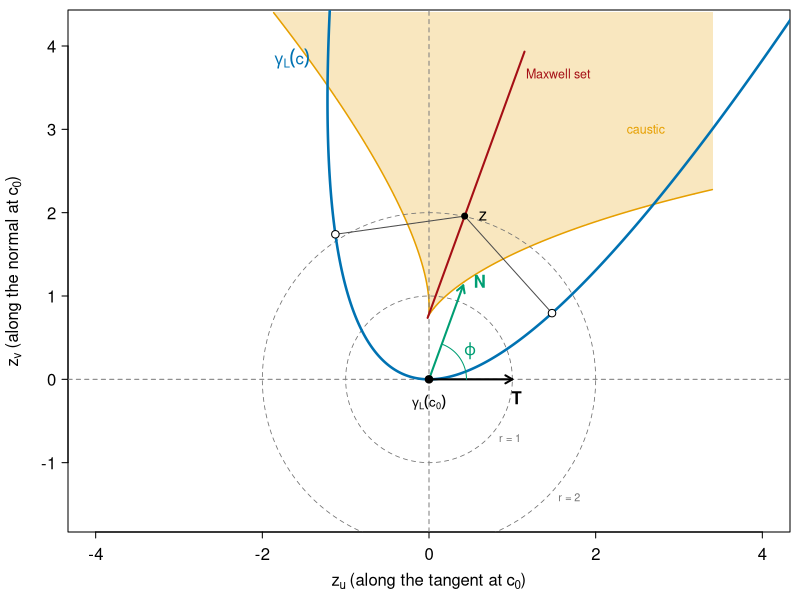

Write R code to recreate this figure.
# Figure 2 (Section 2.3): the model curve, velocity and acceleration, the
# caustic and the Maxwell set, for xi = 1.2 and phi = 70 degrees.
this_dir <- dirname(gsub("~+~", " ", sub("--file=", "", grep("--file=", commandArgs(), value = TRUE)), fixed = TRUE))
root <- dirname(this_dir)
args <- commandArgs(TRUE)
out <- if (length(args)) args[1] else file.path(root, "figures", "geom_schematic.pdf")
xi <- 1.2; phi <- 70*pi/180; cs <- cos(phi); sn <- sin(phi)
u <- function(t) t + 0.5*t^2*xi*cs; v <- function(t) 0.5*t^2*xi*sn
tt <- seq(-4, 4, length = 801)
dx <- 1 + tt*xi*cs; dy <- tt*xi*sn; sp <- sqrt(dx^2 + dy^2)
kap <- xi*sn/sp^3
ex <- u(tt) - dy/sp/kap; ey <- v(tt) + dx/sp/kap
ts <- -cs/xi
i0 <- which.min(abs(tt - ts)); cusp <- c(ex[i0], ey[i0])
z <- cusp + 1.3*c(cs, sn)
r <- sort(Re(polyroot(c(-z[1], 1 - xi*cs*z[1] - xi*sn*z[2], 1.5*xi*cs, 0.5*xi^2))))[c(1, 3)]
# three-root region from the discriminant (11)
gx <- seq(-3.4, 3.4, length = 400); gy <- seq(-1.8, 4.4, length = 400)
A <- xi^2/2; B <- 1.5*xi*cs
disc <- outer(gx, gy, function(a, b) {
  C <- 1 - xi*cs*a - xi*sn*b; K <- -a
  18*A*B*C*K - 4*B^3*K + B^2*C^2 - 4*A*C^3 - 27*A^2*K^2 })
# same sans-serif font, palette and axis style as the ggplot figures
COL_CURVE <- "#0072B2"; COL_CAUSTIC <- "#E69F00"; COL_MAXWELL <- "#A50F15"; COL_N <- "#009E73"
pdf(out, width = 6.2, height = 5, family = "Helvetica")
par(mar = c(3.4, 3.4, 0.5, 0.5), mgp = c(2.1, 0.6, 0), las = 1, tcl = -0.3)
plot(NA, xlim = c(-3.2, 3.2), ylim = c(-1.6, 4.2), asp = 1,
     xlab = expression(z[u] ~ "(along the tangent at" ~ c[0] * ")"), ylab = expression(z[v] ~ "(along the normal at" ~ c[0] * ")"))
# opaque tint (the caustic colour at 25% on white): transparency renders unevenly across PDF viewers
.filled <- function() image(gx, gy, (disc > 0) + 0, col = c(NA, "#F9E7BF"), add = TRUE)
.filled()
contour(gx, gy, disc, levels = 0, drawlabels = FALSE, add = TRUE, col = COL_CAUSTIC, lwd = 1.5)
th <- seq(0, 2*pi, length = 200)
for (R in 1:2) lines(R*cos(th), R*sin(th), col = "grey45", lty = 2, lwd = 0.8)
text(c(.72, 1.43), c(-.72, -1.43), c("r = 1", "r = 2"), cex = .65, col = "grey45", pos = 4)
abline(h = 0, lty = 2, col = "grey50"); abline(v = 0, lty = 2, col = "grey50")
lines(u(tt), v(tt), col = COL_CURVE, lwd = 2.5)
text(u(-2.6) - .1, v(-2.6), expression(gamma[L](c)), pos = 2, col = COL_CURVE)
segments(cusp[1], cusp[2], cusp[1] + 3.4*cs, cusp[2] + 3.4*sn, col = COL_MAXWELL, lwd = 2)
segments(z[1], z[2], u(r), v(r), col = "grey30")
points(u(r), v(r), pch = 21, bg = "white"); points(z[1], z[2], pch = 19, cex = .8)
arrows(0, 0, 1, 0, length = .08, lwd = 2)
arrows(0, 0, xi*cs, xi*sn, length = .08, lwd = 2, col = COL_N)
a <- seq(0, phi, length = 30); lines(.45*cos(a), .45*sin(a), col = COL_N)
text(.6*cos(phi/2), .6*sin(phi/2), expression(varphi), col = COL_N)
text(1.05, -.22, "T", font = 2); text(xi*cs + .2, xi*sn + .05, "N", col = COL_N, font = 2)
points(0, 0, pch = 19); text(0, 0, expression(gamma[L](c[0])), pos = 1, offset = .9, cex = .8)
text(cusp[1] + 3.1*cs, cusp[2] + 3.1*sn, "Maxwell set", pos = 4, cex = .75, col = COL_MAXWELL)
text(2.6, 3.0, "caustic", cex = .75, col = COL_CAUSTIC)
text(z[1] + .05, z[2], "z", pos = 4)
dev.off()
cat(sprintf("wrote %s\n", out))
